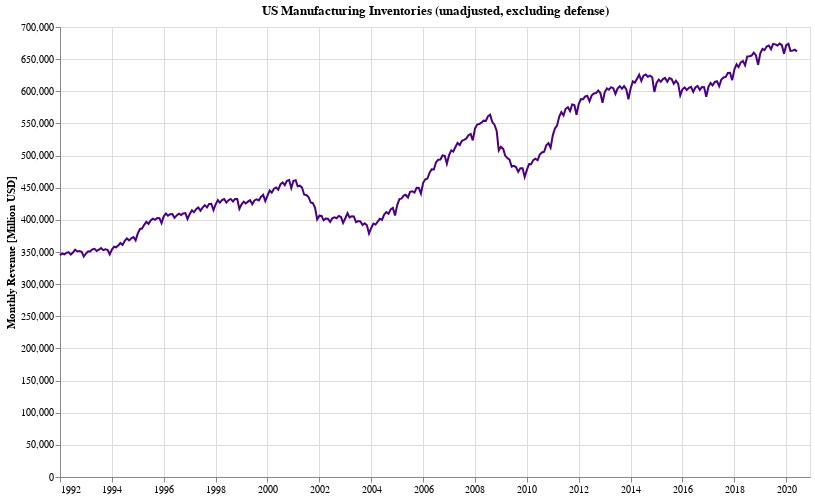

The cell this chart's notebook holds for it:
### Markdown cell above
## Total Inventories

### Code cell
chartFor(dfs['TotalInventories'], 'UMXDTI', 'US Manufacturing Inventories (unadjusted, excluding defense)')

### Figure 1 — Vega-Lite specification as saved in the notebook (floating-point values rounded to 4 significant figures; data arrays with more than 128 entries replaced by an {"elided": "..."} marker saying what was removed)
{"config": {"view": {"continuousWidth": 400, "continuousHeight": 300}}, "data": {"name": "data-ee0150ea23f57b9f5d1825d77a53dbe3"}, "mark": {"type": "line", "color": "indigo"}, "encoding": {"tooltip": [{"type": "quantitative", "field": "value"}, {"type": "temporal", "field": "dt", "format": "%B - %Y"}], "x": {"type": "temporal", "axis": {"title": ""}, "field": "dt"}, "y": {"type": "quantitative", "axis": {"title": "Monthly Revenue [Million USD]"}, "field": "value"}}, "height": 450, "title": "US Manufacturing Inventories (unadjusted, excluding defense)", "width": 750, "$schema": "https://vega.github.io/schema/vega-lite/v4.8.1.json", "datasets": {"data-ee0150ea23f57b9f5d1825d77a53dbe3": {"elided": "348 records"}}}
